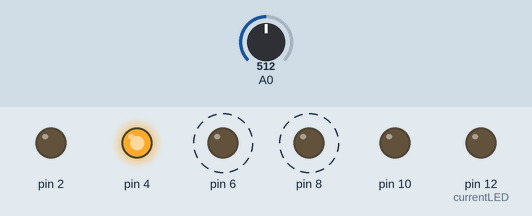
Bench run of a sketch on a simulated Arduino Uno, built with avr-gcc and run on an emulated ATmega328P. Shown: output pins drawn as LEDs (lit = HIGH). Dashed ring = blinking. The test bench sets the inputs (shaded band); at power-on: A0 = 512.

Above: at 1.2 s.
1.3 s: A0 set to 900
At 1.46 s:
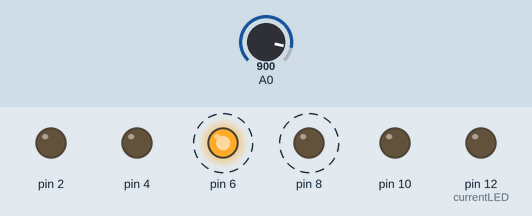
4.3 s: A0 set to 1023
At 4.95 s:
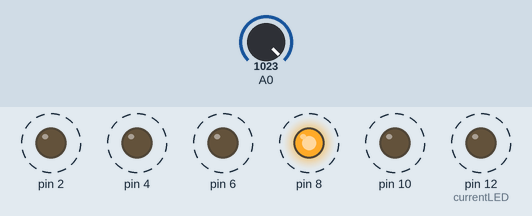
7.3 s: A0 set to 122
At 7.68 s:
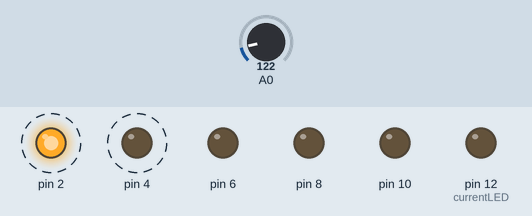
Timing chart, 0 to 16.3 s (numbered marks = the images above; inputs shaded):
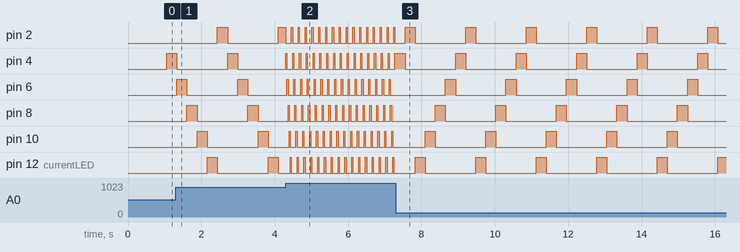

The sketch:

task1.ino
```cpp
unsigned long startedOn = 0;
long interval = 1;
int currentLED = 12;
int nextLED = 2;

void setup() {
  startedOn = millis();
  for (int i = 2; i <= 12; i+=2) {
    pinMode(i, OUTPUT);
  }
}

void loop() {
  int sensorValue = analogRead(A0);

  unsigned long currentMillis = millis();

  nextLED = (sensorValue < 512) ? -2 : 2;
  sensorValue = (sensorValue < 512) ? sensorValue : 1023 - sensorValue;
  interval = (sensorValue+15)*2;

  if(currentMillis - startedOn > interval) {
    startedOn = currentMillis;
    digitalWrite(currentLED+2, LOW);
    currentLED = (currentLED + nextLED + 12)%12;
    digitalWrite(currentLED+2, HIGH);
  }
}
```

Measured:
- after the input at 1.3 s, pin 2: LOW → HIGH after 1.1 s, → LOW 0.28 s later, → HIGH 1.4 s later; pin 4: HIGH → LOW after 0.03 s instead of 0.81 s; pin 12 (currentLED): alternates HIGH for 0.28 s and LOW for 1.4 s, starting after 0.86 s
- after the input at 4.3 s, pin 4, pin 6: alternates HIGH for 0.03 s and LOW for 0.15 s, starting at once; pin 8: alternates HIGH for 0.03 s and LOW for 0.15 s, starting after 0.06 s; pin 10: alternates HIGH for 0.03 s and LOW for 0.15 s, starting after 0.09 s
- after the input at 7.3 s, pin 2: alternates HIGH for 0.28 s and LOW for 1.4 s, starting after 0.25 s; pin 4: alternates HIGH for 0.27 s and LOW for 1.4 s, starting after 0.25 s
- by itself, pin 6, pin 8, pin 10: alternates HIGH for 0.28 s and LOW for 1.4 s
